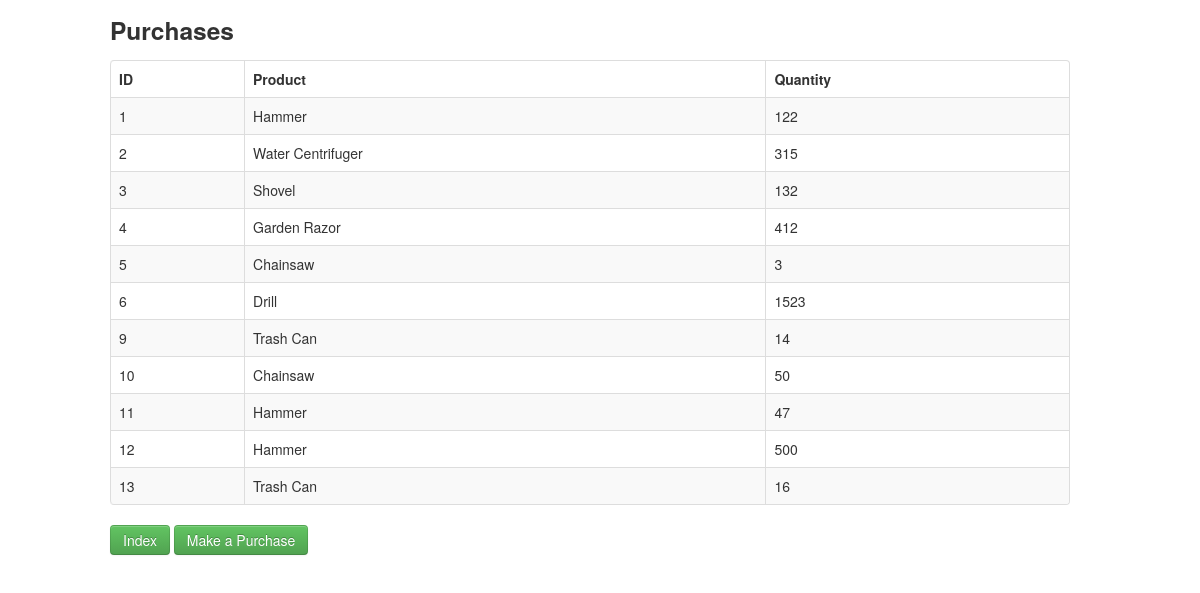
/purchase.php, run on an earlier commit of the app's database.
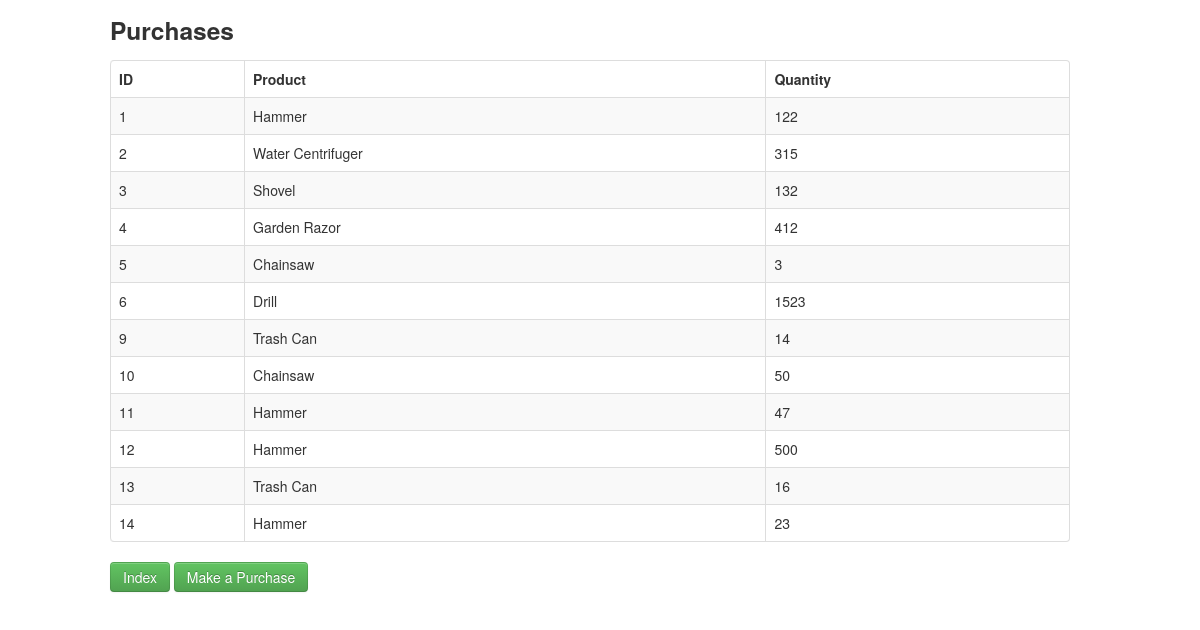
And on a later commit of the database.
### tables this page shows
CREATE TABLE `purchaseproduct` (
  `Id` int(11) NOT NULL AUTO_INCREMENT,
  `purchase` int(11) DEFAULT NULL,
  `product` int(11) DEFAULT NULL,
  `quantity` int(11) DEFAULT NULL,
  PRIMARY KEY (`Id`),
  KEY `purchase` (`purchase`),
  KEY `product` (`product`),
  CONSTRAINT `purchaseproduct_ibfk_1` FOREIGN KEY (`purchase`) REFERENCES `purchase` (`Id`) ON DELETE CASCADE ON UPDATE CASCADE,
  CONSTRAINT `purchaseproduct_ibfk_2` FOREIGN KEY (`product`) REFERENCES `product` (`Id`) ON DELETE CASCADE ON UPDATE CASCADE
);

CREATE TABLE `product` (
  `Id` int(11) NOT NULL AUTO_INCREMENT,
  `name` varchar(30) DEFAULT NULL,
  `price` int(11) DEFAULT NULL,
  `department` int(11) DEFAULT NULL,
  `category` int(11) DEFAULT NULL,
  `orders` int(11) DEFAULT NULL,
  PRIMARY KEY (`Id`),
  KEY `department` (`department`),
  KEY `category` (`category`),
  CONSTRAINT `product_ibfk_1` FOREIGN KEY (`department`) REFERENCES `department` (`Id`) ON DELETE CASCADE ON UPDATE CASCADE,
  CONSTRAINT `product_ibfk_2` FOREIGN KEY (`category`) REFERENCES `category` (`Id`) ON DELETE CASCADE ON UPDATE CASCADE
);

### purchase.php (the view, shortened to what this page needs)
<!DOCTYPE html>
<html lang="en">
	<head>
	    <link   href="css/bootstrap.min.css" rel="stylesheet">
	</head>
	<body>
	    <div class="container">
				<div class="row">
		   			<h3>Purchases</h3>
		   		</div>
				<div class="row">
					<table class="table table-striped table-bordered">
			            <thead>
			                <tr>
			                	<th>ID</th>
			                	<th>Product</th>
			                	<th>Quantity</th>
			                </tr>
			            </thead>
			            <tbody>
			              	<?php
						   	$pdo = Database::connect();
						   	$sql = 'SELECT purchaseProduct.Id, product.name AS "product", purchaseProduct.quantity FROM purchaseProduct INNER JOIN product ON purchaseProduct.product = product.Id  ORDER BY purchaseProduct.Id';
						   	foreach ($pdo->query($sql) as $row) {
								echo '<tr>';
	    					   	echo '<td>'. $row['Id'] . '</td>';
	    					  	echo '<td>'. $row['product'] . '</td>';
	    					  	echo '<td>'. $row['quantity'] . '</td>';
							  	echo '</tr>';
						    }
						  	?>
					    </tbody>
		            </table>
		            <p>
						<a href="index.php" class="btn btn-success">Index</a>
						<a href="makePurchase.php" class="btn btn-success">Make a Purchase</a>
					</p>
	    	</div>
	    </div>
	</body>
</html>

What changed in the data, as far as the page shows it:
added purchaseproduct: Id "14", product.name "Hammer", quantity "23"
